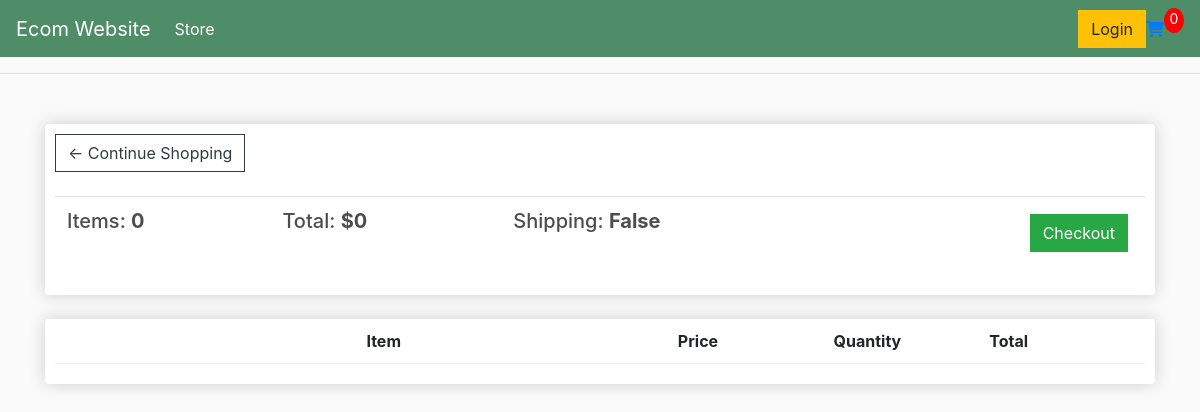
The app's page /cart/ (signed in), older data.
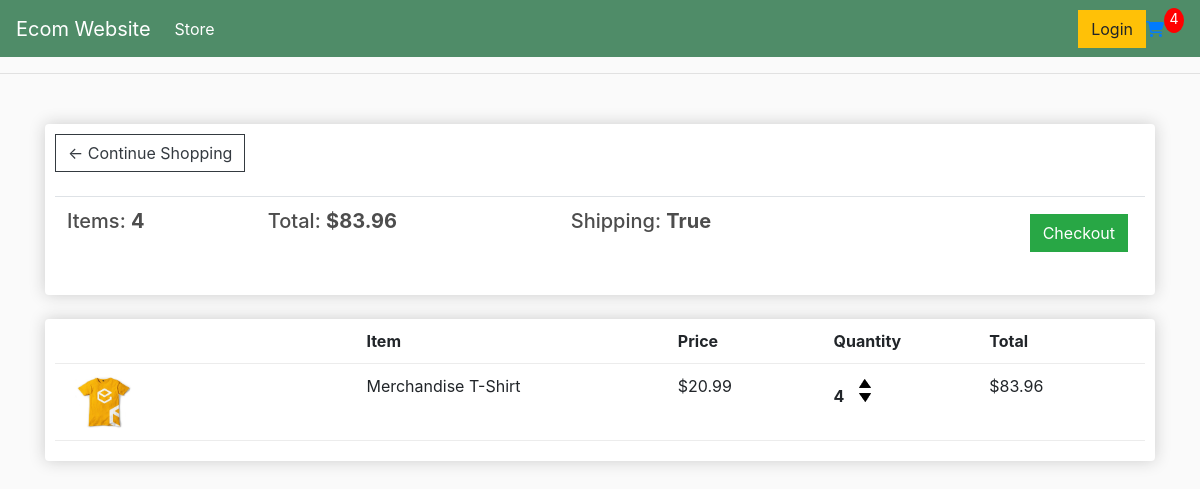
The same page, newer data.
### store/models.py (models this page shows, shortened)
class Order(models.Model):
    customer: models.ForeignKey = models.ForeignKey(Customer, on_delete=models.SET_NULL, null=True, blank=True)
    date_ordered: models.DateTimeField = models.DateTimeField(auto_now_add=True, null=True)
    complete: models.BooleanField = models.BooleanField(default=False)
    transaction_id: models.CharField = models.CharField(max_length=100, null=True, unique=True)
    @property
    def get_cart_price(self):
        orderitems = self.orderitem_set.all()
        return sum(item.get_total_price for item in orderitems)
    @property
    def get_items_amount(self):
        orderitems = self.orderitem_set.all()
        return sum(item.quantity for item in orderitems)
    @property
    def requires_shipping(self):
        if len(self.orderitem_set.all()) == 0:
            return False
        return any(orderitem.product.digital == False for orderitem in self.orderitem_set.all())

class OrderItem(models.Model):
    product: models.ForeignKey = models.ForeignKey(Product, on_delete=models.SET_NULL, null=True, unique=False)
    order: models.ForeignKey = models.ForeignKey(Order, on_delete=models.SET_NULL, null=True, unique=False)
    quantity: models.IntegerField = models.IntegerField(default=0, null=True, blank=True)
    date_added: models.DateTimeField = models.DateTimeField(auto_now_add=True, null=True)
    @property
    def get_total_price(self):
        if self.product:
            return self.product.price * self.quantity
        return Decimal(0.0)

class Product(models.Model):
    name: models.CharField = models.CharField(max_length=200, blank=False)
    price: models.DecimalField = models.DecimalField(max_digits=11, decimal_places=2, blank=False, null=True)
    digital: models.BooleanField = models.BooleanField(default=False, null=True, blank=True)
    image = models.ImageField(null=True, blank=True)
    @property
    def imageURL(self):
        try:
            url = self.image.url
        except:
            url = ''
        return url

### store/views.py (the view)
# urls.py: path('cart/', views.cart, name="cart"),
def cart(request):
    order_data = get_order_data(request)
    order = order_data["order"]
    ordered_items = order_data["ordered_items"]
    items_amount = order_data["items_amount"]
    context = {
        "order": order,
        "ordered_items": ordered_items,
        "items_amount": items_amount,
    }
    return render(request, "store/cart.html", context)

### store/utils.py (called while the page is built)
def get_order_data(request) -> dict:
    if request.user.is_authenticated:
        customer = request.user.customer
        order, created = Order.objects.get_or_create(customer=customer, complete=False)
        ordered_items = order.orderitem_set.all()
        items_amount = order.get_items_amount
        requires_shipping = order.requires_shipping
    else:
        cart_data = cookie_cart(request)
        ordered_items = cart_data['ordered_items']
        order = cart_data['order']
        items_amount = cart_data['items_amount']
        requires_shipping = cart_data['requires_shipping']
    return {
        "order": order,
        "ordered_items": ordered_items,
        "items_amount": items_amount,
        "requires_shipping": requires_shipping,
    }

### store/templates/store/cart.html
{% extends "store/main.html" %}
{% load static %}
{% block content %}
<div class="row">
    <div class="col-lg-12">
        <div class="box-element">
            <a class="btn btn-outline-dark" href="{% url 'store' %}">&#x2190; Continue Shopping</a>
            <br>
            <br>
            <table class="table">
                <tr>
                    <th><h5>Items: <strong>{{order.get_items_amount}}</strong></h5></th>
                    <th><h5>Total: <strong>${{order.get_cart_price}}</strong></h5></th>
                    <th><h5>Shipping: <strong>{{order.requires_shipping}}</strong></h5></th>
                    <th>
                        <a style="float:right; margin: 5px;" class="btn btn-success" href="{% url 'checkout' %}">Checkout</a>
                    </th>
                </tr>
            </table>
        </div>
        <br>
        <div class="box-element">
            <div class="cart-row">
                <div style="flex: 2;"></div>
                <div style="flex: 2;"><strong>Item</strong></div>
                <div style="flex: 1;"><strong>Price</strong></div>
                <div style="flex: 1;"><strong>Quantity</strong></div>
                <div style="flex: 1;"><strong>Total</strong></div>
            </div>
            {% for item in ordered_items %}
            <div class="cart-row">
                <div style="flex: 2;"><img class="row-image" src="{{item.product.imageURL}}"></div>
                <div style="flex: 2;">{{item.product.name}}</div>
                <div style="flex: 1;">${{item.product.price}}</div>
                <div style="flex: 1;">
                    <p id="item{{item.product.id}}-quantity" class="quantity">{{item.quantity}}</p>
                    <div class="quantity">
                        <img data-product="{{item.product.id}}" data-action="add" class="chg-quantity update-cart" src="{% static  'images/arrow_up.png' %}">
                        <img data-product="{{item.product.id}}" data-action="remove_one" class="chg-quantity update-cart" src="{% static  'images/arrow_down.png' %}">
                    </div>
                </div>
                <div style="flex: 1;">${{item.get_total_price}}</div>
            </div>
            {% endfor %}
        </div>
    </div>
</div>
{% endblock content %}

### store/templates/store/main.html (shortened to what this page needs)
<!DOCTYPE html>
{% load static %}
<html>
<head>
    <link rel="stylesheet" href="https://stackpath.bootstrapcdn.com/bootstrap/4.3.1/css/bootstrap.min.css">
    <link rel="stylesheet" type="text/css" href="{% static 'css/main.css' %}">
</head>
<body>
    {% include "store/navbar.html" %}
    <hr>
    <div class="container">
        <br>
        {% block content %}
        {% endblock %}
    </div>
</body>
</html>

### store/templates/store/navbar.html (shortened to what this page needs)
{% load static %}
<nav class="navbar navbar-expand-lg navbar-dark bg-dark">
    <a class="navbar-brand" href="{% url 'store' %}">Ecom Website</a>
    <div class="collapse navbar-collapse" id="navbarSupportedContent">
      <ul class="navbar-nav mr-auto">
        <li class="nav-item active">
          <a class="nav-link" href="{% url 'store' %}">Store<span class="sr-only">(current)</span></a>
        </li>
      </ul>
      <div class="form-inline my-2 my-lg-0">
        <a href="#"class="btn btn-warning">Login</a>
       <a href="{% url 'cart' %}">
        <i class="fa-solid fa-cart-shopping"></i>
    	</a>
    	<p id="cart-total">{{items_amount}}</p>
      </div>
    </div>
  </nav>

### static/css/main.css (style rules this page uses)
body { background-color: hsl(0, 0%, 98%); }
h1,h2,h3,h4,h5,h6 { color:hsl(0, 0%, 30%); }
.box-element { box-shadow:hsl(0, 0%, 80%) 0 0 16px; background-color: #fff; border-radius: 4px; padding: 10px; }
.bg-dark { background-color: #4f8c68!important; }
#cart-total { display: block; text-align: center; color:#fff; background-color: red; width: 20px; height: 25px; border-radius: 50%; font-size: 14px; }
.col-lg-4, .col-lg-6, .col-lg-8, .col-lg-12 { margin-top: 10px; }
.btn { border-radius: 0; }
.row-image { width: 100px; }
.cart-row { display: flex; align-items: flex-stretch; padding-bottom: 10px; margin-bottom: 10px; border-bottom: 1px solid #ececec; }
.quantity { display: inline-block; font-weight: 700; padding-right:10px; }
.chg-quantity { width: 12px; cursor: pointer; display: block; margin-top: 5px; transition:.1s; }

Row changes from the older to the newer data that the page shows:
removed Order: get_items_amount "0", get_cart_price "0", requires_shipping "False"
added Order: get_items_amount "4", get_cart_price "83.96", requires_shipping "True"
added OrderItem: product.imageURL (picture), product.name "Merchandise T-Shirt", product.price "20.99", quantity "4", get_total_price "83.96"
Text that changed along with them:
{{ items_amount }}: "0" → "4"
